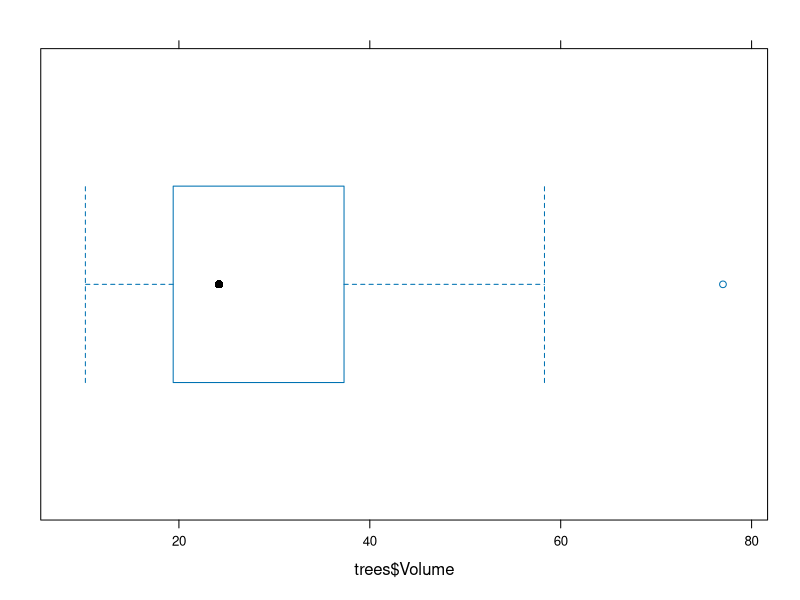
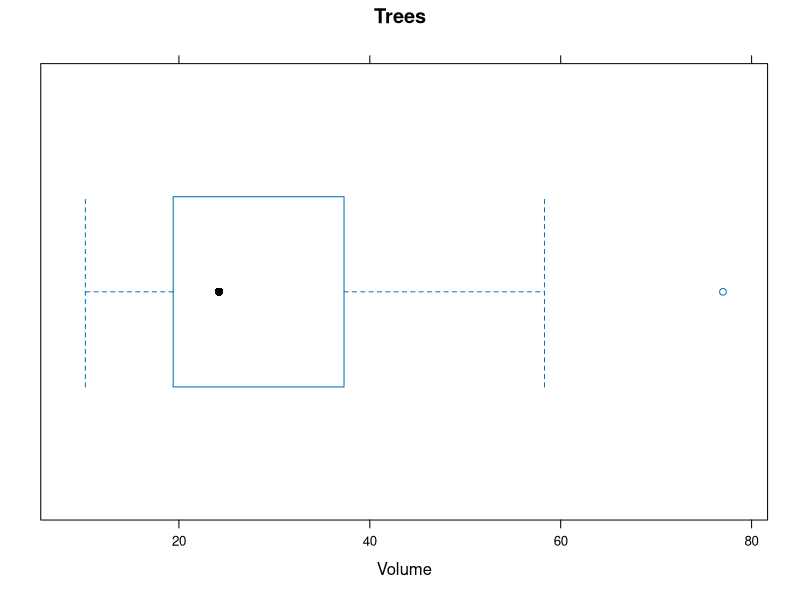
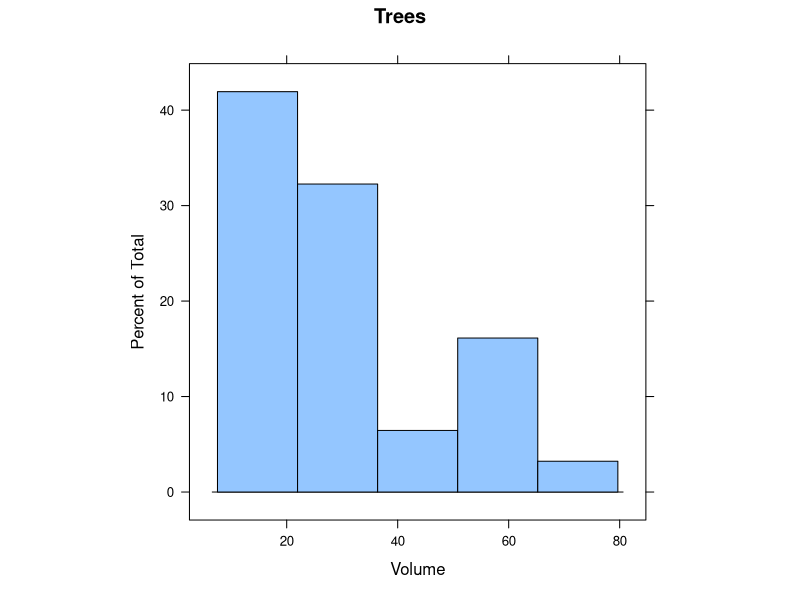
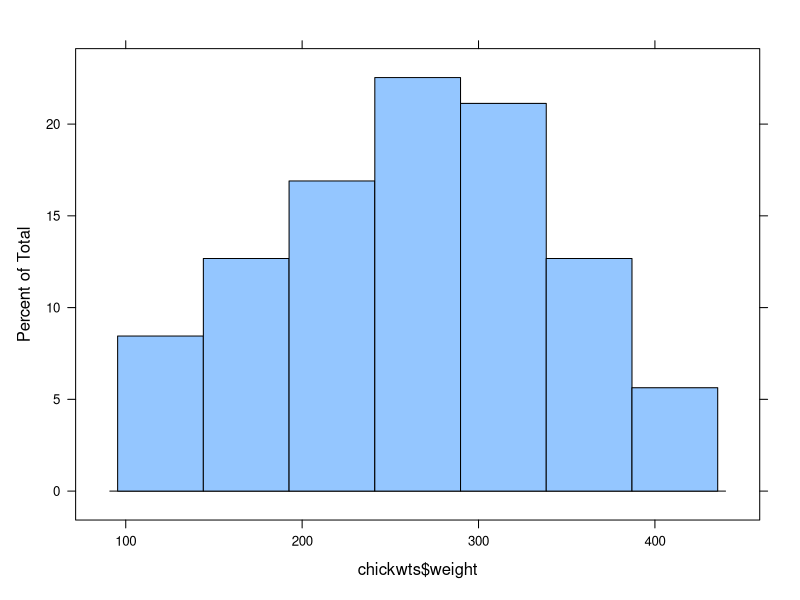
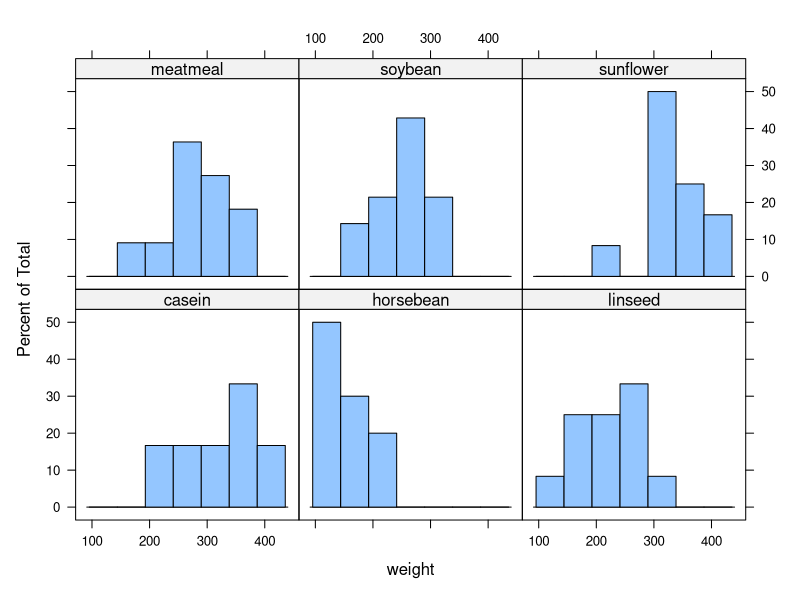
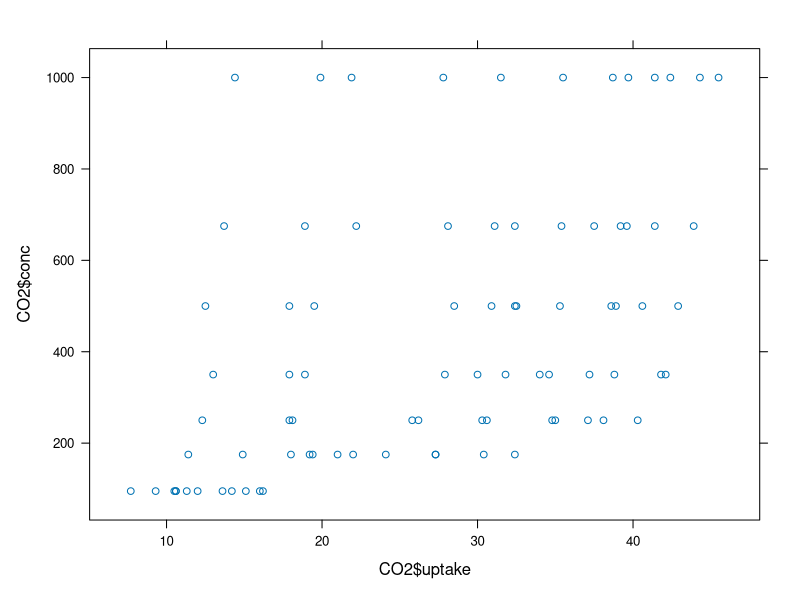
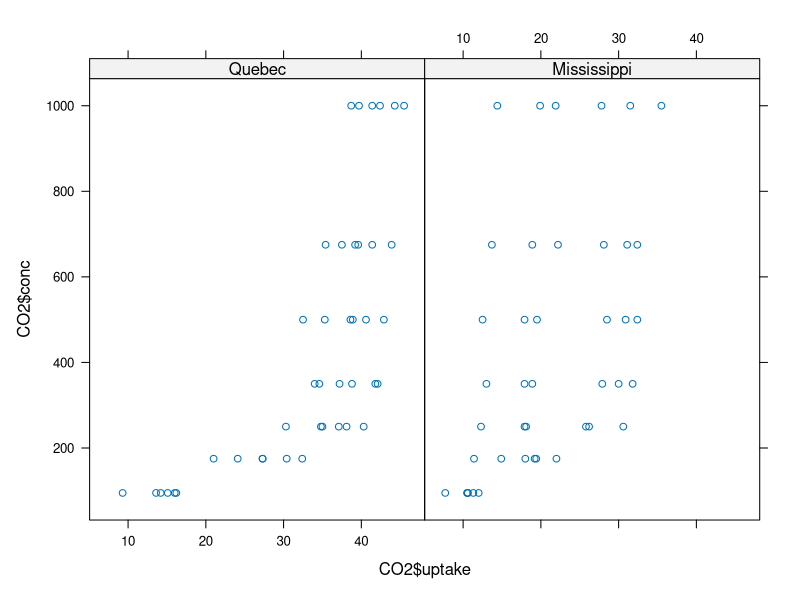
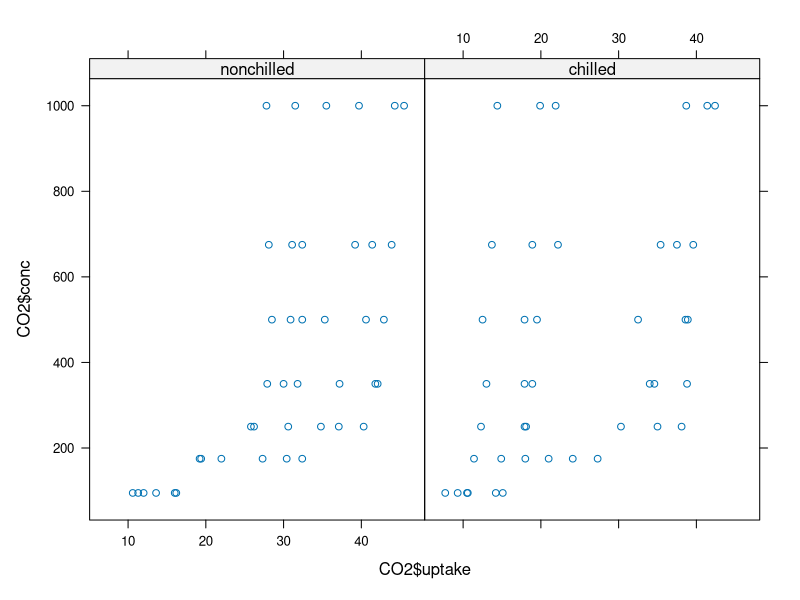

R code for these plots, in order:
## ---- chunk 1
#this package doesn't need to install!
library(lattice)
## ---- chunk 2
bwplot(trees$Volume)
bwplot(trees$Volume, main="Trees",xlab="Volume")
## ---- chunk 3
histogram(trees$Volume, main="Trees",xlab="Volume",aspect=1, type = "percent", nint=5 )
## ---- chunk 4
#Weight of chickens according to diet
chickwts
#histogram
histogram(chickwts$weight)
#we aggregate data
aggregate(chickwts$weight, by=list(chickwts$feed), FUN=sum)
#Conditional histogram
histogram( ~weight | feed, data=chickwts)
## ---- chunk 5
#CO2, conc: concentration of co2, uptake: capture of co2
CO2
xyplot(CO2$conc ~  CO2$uptake)
#type is the origin
xyplot(CO2$conc ~  CO2$uptake | CO2$Type)
#chilled or not
xyplot(CO2$conc ~  CO2$uptake | CO2$Treatment)
## ---- chunk 6
esoph
dotplot(esoph$alcgp ~ esoph$ncontrols, data=esoph)
dotplot(esoph$alcgp ~ esoph$ncontrols | esoph$tobgp)
## ---- chunk 7
splom(~CO2[4:5] | CO2$Type, CO2)
## ---- chunk 8
densityplot(~CO2$conc | CO2$Treatment, plot.points=FALSE)
densityplot(CO2$conc)
densityplot(~CO2$conc | CO2$Treatment)
densityplot(~CO2$conc | CO2$Treatment, plot.points=FALSE)
## ---- chunk 9
OrchardSprays
cloud(decrease ~  rowpos * colpos, data=OrchardSprays)
cloud(decrease ~  rowpos * colpos, groups=treatment, data=OrchardSprays)
## ---- chunk 10
trees
levelplot(Girth ~ Height * Volume, data=trees)
